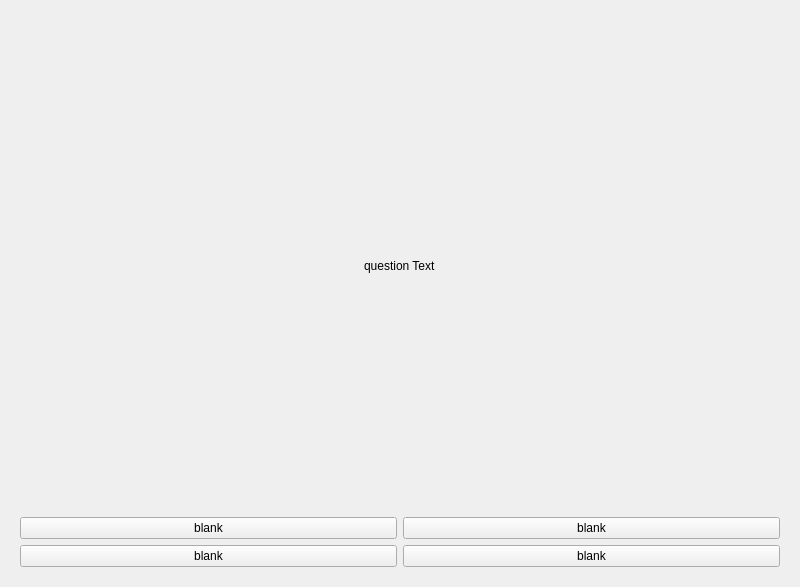
<?xml version="1.0" encoding="UTF-8"?>
<ui version="4.0">
 <class>MCFDGui</class>
 <widget class="QWidget" name="MCFDGui">
  <property name="geometry">
   <rect>
    <x>0</x>
    <y>0</y>
    <width>800</width>
    <height>587</height>
   </rect>
  </property>
  <property name="windowTitle">
   <string>Form</string>
  </property>
  <layout class="QGridLayout" name="gridLayout">
   <item row="0" column="0">
    <widget class="QWidget" name="sizingBox" native="true">
     <property name="maximumSize">
      <size>
       <width>800</width>
       <height>800</height>
      </size>
     </property>
     <layout class="QGridLayout" name="gridLayout_2">
      <item row="0" column="0">
       <layout class="QVBoxLayout" name="questionPanel">
        <item>
         <spacer name="verticalSpacer_5">
          <property name="orientation">
           <enum>Qt::Orientation::Vertical</enum>
          </property>
          <property name="sizeHint" stdset="0">
           <size>
            <width>20</width>
            <height>40</height>
           </size>
          </property>
         </spacer>
        </item>
        <item alignment="Qt::AlignmentFlag::AlignHCenter">
         <widget class="QLabel" name="questionLabel">
          <property name="text">
           <string>question Text</string>
          </property>
         </widget>
        </item>
        <item>
         <spacer name="verticalSpacer_6">
          <property name="orientation">
           <enum>Qt::Orientation::Vertical</enum>
          </property>
          <property name="sizeHint" stdset="0">
           <size>
            <width>20</width>
            <height>40</height>
           </size>
          </property>
         </spacer>
        </item>
        <item>
         <layout class="QGridLayout" name="answerGrid">
          <item row="1" column="0">
           <widget class="QPushButton" name="answer2">
            <property name="text">
             <string>blank</string>
            </property>
           </widget>
          </item>
          <item row="0" column="0">
           <widget class="QPushButton" name="answer0">
            <property name="text">
             <string>blank</string>
            </property>
           </widget>
          </item>
          <item row="0" column="1">
           <widget class="QPushButton" name="answer1">
            <property name="text">
             <string>blank</string>
            </property>
           </widget>
          </item>
          <item row="1" column="1">
           <widget class="QPushButton" name="answer3">
            <property name="text">
             <string>blank</string>
            </property>
           </widget>
          </item>
         </layout>
        </item>
       </layout>
      </item>
     </layout>
    </widget>
   </item>
  </layout>
 </widget>
 <resources/>
 <connections/>
</ui>
